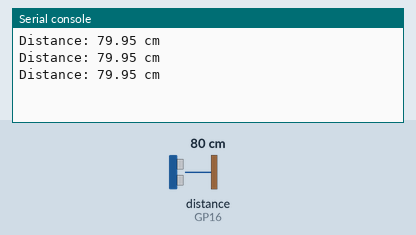
Simulated run of this program. Board: Raspberry Pi Pico running MicroPython. Shown: the last lines printed to the serial console. The inputs (shaded band) are chosen by the test bench; at power-on: distance to the obstacle (sensor on GP16) 80 cm. The echo pulse lasts 58.3 µs per cm.

Above: at 1.2 s.
1.3 s: distance to the obstacle (sensor on GP16) set to 2 cm
At 1.9 s:
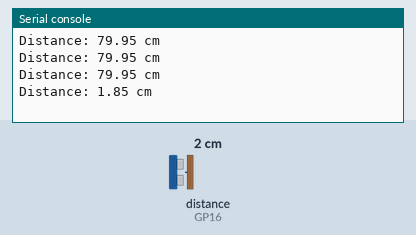
2.8 s: distance to the obstacle (sensor on GP16) set to 4 cm
At 3.4 s:
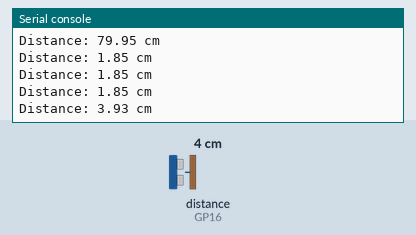
Timing chart, 0 to 5.8 s (numbered marks = the images above; inputs shaded):
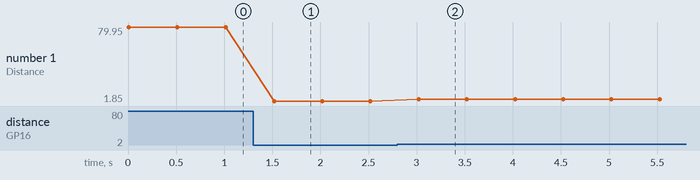

Measured:
- after the input at 1.3 s, the serial console: prints a new line after 0.22 s (image 1)
- after the input at 2.8 s, the serial console: prints a new line after 0.22 s (image 2)
- plotted number 1: 79.95 → 1.85 after the input at 1.3 s, 1.85 → 3.93 after the input at 2.8 s

The program:

6.1_measuring_distance.py
```python
import machine
import utime

# Define the pins connected to the sensor
TRIG = machine.Pin(17, machine.Pin.OUT)
ECHO = machine.Pin(16, machine.Pin.IN)

def measure_distance():
    # Ensure the trigger pin is low
    TRIG.low()
    utime.sleep_us(2)
    # Send a 10µs pulse to trigger the measurement
    TRIG.high()
    utime.sleep_us(10)
    TRIG.low()

    # Wait for the echo pin to go high (start of echo pulse)
    while ECHO.value() == 0:
        pass
    start_time = utime.ticks_us()

    # Wait for the echo pin to go low (end of echo pulse)
    while ECHO.value() == 1:
        pass
    end_time = utime.ticks_us()

    # Calculate the duration of the echo pulse
    duration = utime.ticks_diff(end_time, start_time)

    # Calculate the distance (speed of sound is 34300 cm/s)
    distance = (duration * 0.0343) / 2
    return distance

while True:
    dist = measure_distance()
    print("Distance: {:.2f} cm".format(dist))
    utime.sleep(0.5)
```
